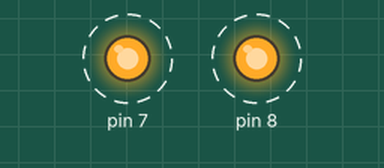
A program run on a simulated Arduino Uno, built with avr-gcc and run on an emulated ATmega328P. On the bench: output pins drawn as LEDs (lit = HIGH). Dashed ring = blinking. What the program prints to the serial monitor is not drawn.

Above: at 0.09 s.
Timing chart, 0 to 3.0 s (numbered marks = the images above):
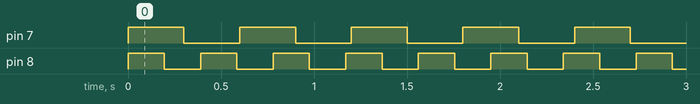

The program:

main.cpp
```cpp
#include <Arduino.h>
#include <Arduino_FreeRTOS.h>

void TaskBlink1(void *pvParameters);
void TaskBlink2(void *pvParameters);
void Taskprint(void *pvParameters);
void setup()
{
  // initialize serial communication at 9600 bits per second:
  Serial.begin(9600);

  /** xTaskCreate - Parâmetros
   * 1º : Endereço da funcao a ser executada na task
   * 2º : Label da task para ser identificada em processos de depuração por exemplko
   * 3º : Número de bytes de memória para a tarefa
   * 4º : Parametro opcional para ser carregado quando a tarefa for inicializada
   * 5º : Prioridade, quanto maior, maior é a prioridade
   * 6º : Handle, ou seja, um manipulador que permite acessar essa tarefa posteriormente para manipular a sua prioridade por exemplo
   */
  xTaskCreate(
      TaskBlink1, "task1", 128, NULL, 1, NULL);
  xTaskCreate(
      TaskBlink2, "task2", 128, NULL, 1, NULL);
  xTaskCreate(
      Taskprint, "task3", 128, NULL, 1, NULL);
  vTaskStartScheduler();
}
void loop()
{
}
void TaskBlink1(void *pvParameters)
{
  pinMode(8, OUTPUT);
  while (1)
  {
    Serial.println("Task1");
    digitalWrite(8, HIGH);
    vTaskDelay(200 / portTICK_PERIOD_MS);
    digitalWrite(8, LOW);
    vTaskDelay(200 / portTICK_PERIOD_MS);
  }
}
void TaskBlink2(void *pvParameters)
{
  pinMode(7, OUTPUT);
  while (1)
  {
    Serial.println("Task2");
    digitalWrite(7, HIGH);
    vTaskDelay(300 / portTICK_PERIOD_MS);
    digitalWrite(7, LOW);
    vTaskDelay(300 / portTICK_PERIOD_MS);
  }
}
void Taskprint(void *pvParameters)
{
  int counter = 0;
  while (1)
  {
    counter++;
    Serial.println(counter);
    vTaskDelay(500 / portTICK_PERIOD_MS);
  }
}
```

Measured:
- by itself, pin 7: alternates HIGH for 0.30 s and LOW for 0.30 s
- by itself, pin 8: alternates HIGH for 0.20 s and LOW for 0.20 s
